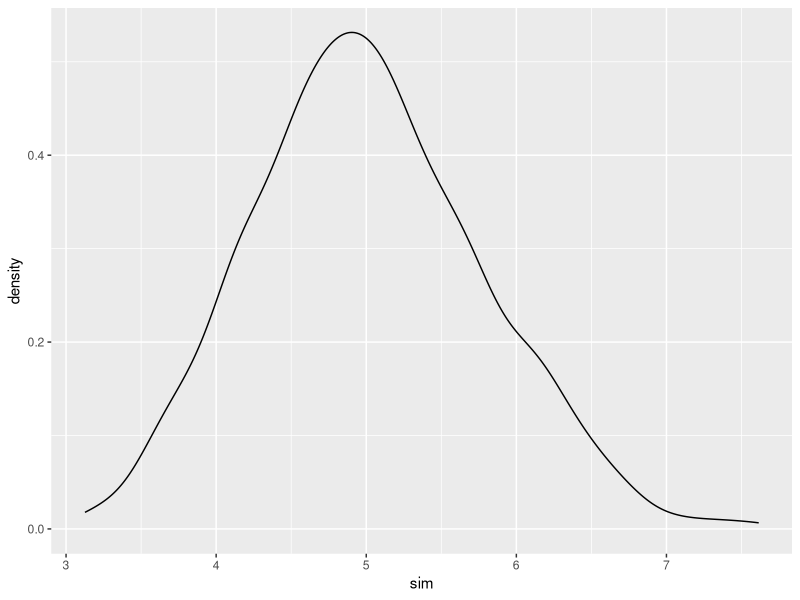

The R source for this figure: (Note: this script raises an error after producing the figure.)
## ---- chunk 1
rate <- 0.2
theoMean <- rate ^ -1
theoVar <-  rate ^ -1
set.seed(272727)
simData <- sapply(1:1000, function(x){mean(rexp(40,rate))} )

## ---- chunk 2
library(ggplot2)
p<- ggplot(data.frame(sim=simData),aes(x=sim))
p + geom_density()
p + abline()
